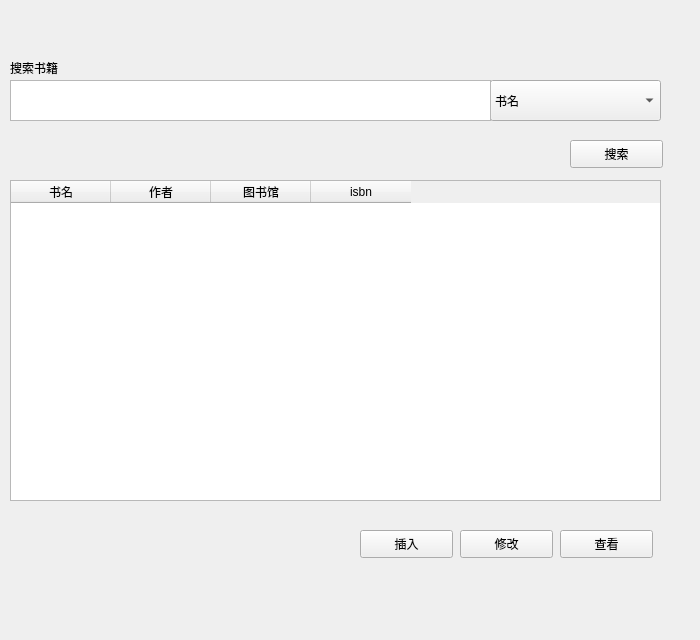
<?xml version="1.0" encoding="UTF-8"?>
<ui version="4.0">
 <class>BookStackedPage</class>
 <widget class="QWidget" name="BookStackedPage">
  <property name="geometry">
   <rect>
    <x>0</x>
    <y>0</y>
    <width>700</width>
    <height>640</height>
   </rect>
  </property>
  <property name="windowTitle">
   <string>Form</string>
  </property>
  <widget class="QComboBox" name="TypeBox">
   <property name="geometry">
    <rect>
     <x>490</x>
     <y>80</y>
     <width>171</width>
     <height>41</height>
    </rect>
   </property>
   <item>
    <property name="text">
     <string>书名</string>
    </property>
   </item>
   <item>
    <property name="text">
     <string>作者</string>
    </property>
   </item>
   <item>
    <property name="text">
     <string>isbn</string>
    </property>
   </item>
  </widget>
  <widget class="QPushButton" name="ViewButton">
   <property name="geometry">
    <rect>
     <x>560</x>
     <y>530</y>
     <width>93</width>
     <height>28</height>
    </rect>
   </property>
   <property name="text">
    <string>查看</string>
   </property>
  </widget>
  <widget class="QPushButton" name="SearchButton">
   <property name="geometry">
    <rect>
     <x>570</x>
     <y>140</y>
     <width>93</width>
     <height>28</height>
    </rect>
   </property>
   <property name="text">
    <string>搜索</string>
   </property>
  </widget>
  <widget class="QTextEdit" name="textEdit">
   <property name="geometry">
    <rect>
     <x>10</x>
     <y>80</y>
     <width>481</width>
     <height>41</height>
    </rect>
   </property>
  </widget>
  <widget class="QLabel" name="label">
   <property name="geometry">
    <rect>
     <x>10</x>
     <y>60</y>
     <width>72</width>
     <height>15</height>
    </rect>
   </property>
   <property name="text">
    <string>搜索书籍</string>
   </property>
  </widget>
  <widget class="QTableWidget" name="ViewTable">
   <property name="geometry">
    <rect>
     <x>10</x>
     <y>180</y>
     <width>651</width>
     <height>321</height>
    </rect>
   </property>
   <column>
    <property name="text">
     <string>书名</string>
    </property>
   </column>
   <column>
    <property name="text">
     <string>作者</string>
    </property>
   </column>
   <column>
    <property name="text">
     <string>图书馆</string>
    </property>
   </column>
   <column>
    <property name="text">
     <string>isbn</string>
    </property>
   </column>
  </widget>
  <widget class="QPushButton" name="ChangeButton">
   <property name="geometry">
    <rect>
     <x>460</x>
     <y>530</y>
     <width>93</width>
     <height>28</height>
    </rect>
   </property>
   <property name="text">
    <string>修改</string>
   </property>
  </widget>
  <widget class="QPushButton" name="InsertButton">
   <property name="geometry">
    <rect>
     <x>360</x>
     <y>530</y>
     <width>93</width>
     <height>28</height>
    </rect>
   </property>
   <property name="text">
    <string>插入</string>
   </property>
  </widget>
 </widget>
 <resources/>
 <connections/>
</ui>
